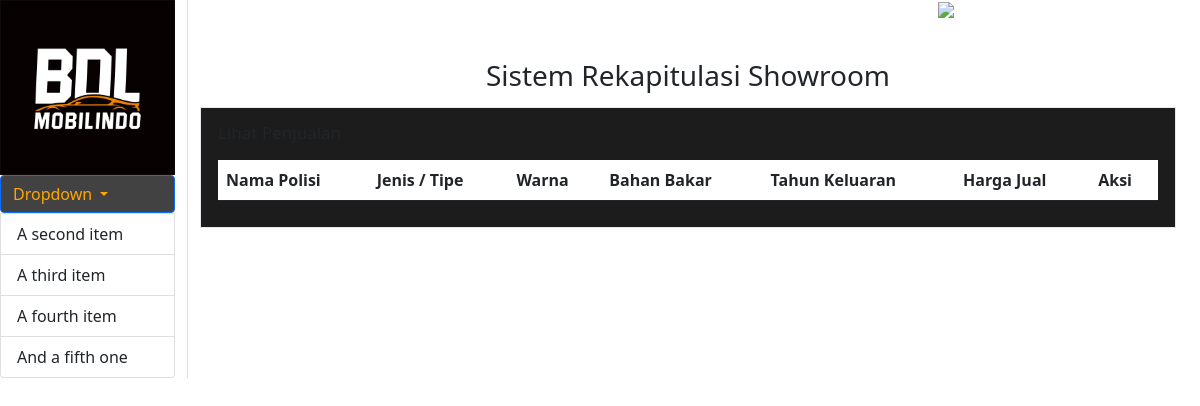
/index.php/auth/lihatpenjualan, run on an earlier commit of the app's database.
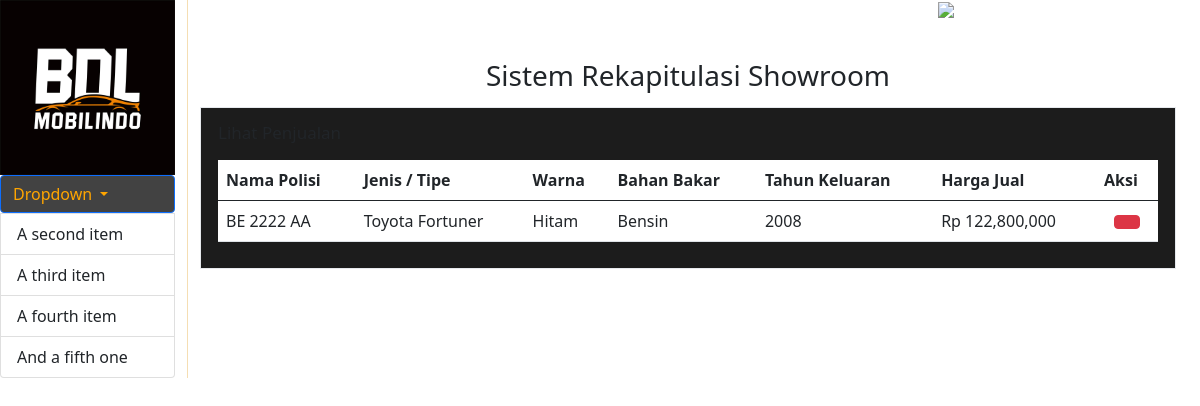
And on a later commit of the database.
### tables this page shows
CREATE TABLE `penjualan` (
  `id_jual` int(5) NOT NULL,
  `tgl_jual` date NOT NULL,
  `no_polis` varchar(30) NOT NULL,
  `jenis_type` varchar(30) NOT NULL,
  `warna` varchar(30) NOT NULL,
  `bahan_bakar` varchar(30) NOT NULL,
  `tahun_keluar` int(5) NOT NULL,
  `harga_jual` int(30) NOT NULL
);

### application/controllers/Auth.php (called while the page is built, shortened)
<?php
class Auth extends CI_Controller
{
    public function __construct()
    {
        $this->load->library('form_validation');
        $this->load->model('model_mobil');
        $this->load->model('model_pembelian');
        $this->load->model('model_penjualan');
    }
    public function lihatpenjualan()
    {
        $data = array(
            'title' => 'Data Mobil',
            'data_mobil' => $this->model_penjualan->tabel_penjualan()
        );
        $this->load->view('lihat-penjualan', $data);
    }
}

### index.php (called while the page is built, shortened)
<?php
require_once BASEPATH.'core/CodeIgniter.php';

### application/models/Model_penjualan.php (called while the page is built, shortened)
<?php
class model_penjualan extends CI_Model
{
    public function tabel_penjualan()
    {
        $query = $this->db->order_by('id_jual', 'DESC')->get('penjualan');
        return $query->result();
    }
}

### application/views/lihat-penjualan.php (the view, shortened to what this page needs)
<!DOCTYPE html>
<html>
<head>
    <link rel="stylesheet" type="text/css" href="assets/css/lihat-penjualan.css">
    <link href="https://cdn.jsdelivr.net/npm/bootstrap@5.0.0-beta3/dist/css/bootstrap.min.css" rel="stylesheet">
</head>
<body class="lihat-penjualan">
    <div class="row">
        <div class="col-md-2">
            <ul class="list-group">
                <img src="assets/img/logo.jpg">
                <div class="btn-group" role="group">
                    <button id="btnGroupDrop1" type="button" class="btn btn-primary dropdown-toggle" data-bs-toggle="dropdown" aria-expanded="false">
                        Dropdown
                    </button>
                </div>
                <li class="list-group-item">A second item</li>
                <li class="list-group-item">A third item</li>
                <li class="list-group-item">A fourth item</li>
                <li class="list-group-item">And a fifth one</li>
            </ul>
        </div>
        <div class="col-md-10">
            <h4 class="header"><img src=assets/img/header.png alt="header" style="width: 20px; height: 20px;"> Selamat Datang</h4>
            <br>
            <center>
                <h3 class="title">Sistem Rekapitulasi Showroom</h3>
            </center>
            <div class="x_panel">
                <div class="x_title">
                    <h2>Lihat Penjualan</h2>
                    <div class="clearfix">
                    </div>
                </div>
                <table class="table">
                    <thead class="table-light">
                        <thead>
                            <tr>
                                <th>Nama Polisi</th>
                                <th>Jenis / Tipe</th>
                                <th>Warna</th>
                                <th>Bahan Bakar</th>
                                <th>Tahun Keluaran</th>
                                <th>Harga Jual</th>
                                <th>Aksi</th>
                            </tr>
                        </thead>
                    <tbody>
                        <?php foreach ($data_mobil  as $mobil) { ?>
                            <tr>
                                <td><?php echo $mobil->no_polis ?></td>
                                <td><?php echo $mobil->jenis_type ?></td>
                                <td><?php echo $mobil->warna ?></td>
                                <td><?php echo $mobil->bahan_bakar ?></td>
                                <td><?php echo $mobil->tahun_keluar ?></td>
                                <td>Rp <?php echo number_format($mobil->harga_jual) ?></td>
                                <td style=" text-align: center;">
                                    <?php echo anchor('example/remove_med/' . $mobil->id_jual, '<button class="btn btn-danger btn-xs" type="button"><span class="fa fa-trash fa-3x"></span></button>'); ?>
                                </td>
                            </tr>
                        <?php } ?>
                    </tbody>
                </table>
            </div>
        </div>
</body>
</html>

What changed in the data, as far as the page shows it:
added penjualan: no_polis "BE 2222 AA", jenis_type "Toyota Fortuner", warna "Hitam", bahan_bakar "Bensin", tahun_keluar "2008", harga_jual "122,800,000"
